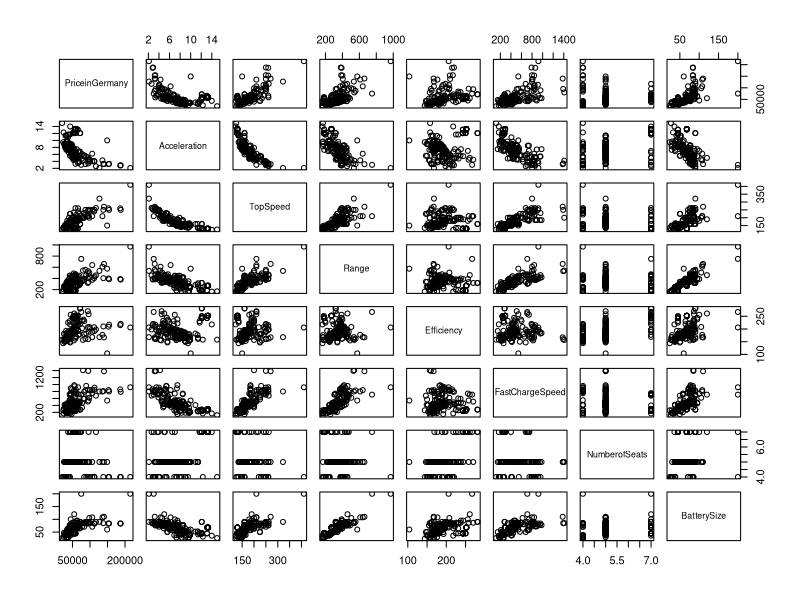
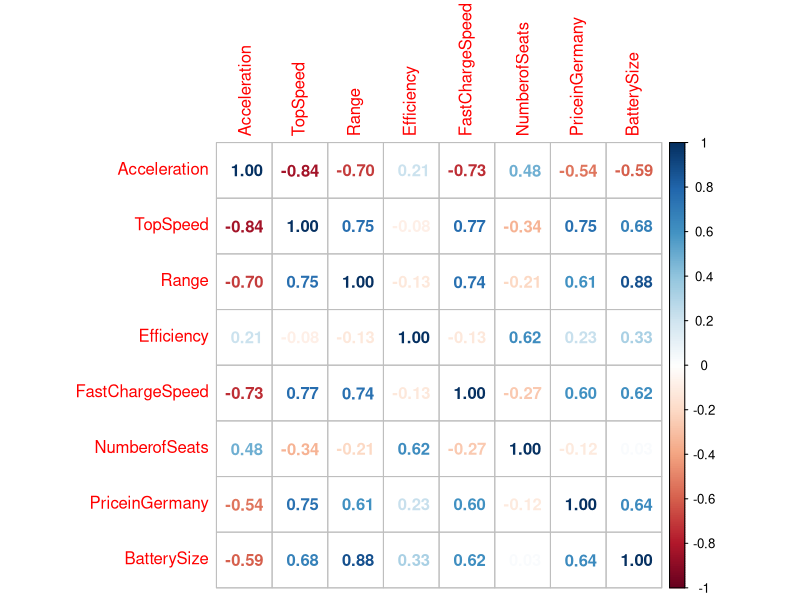
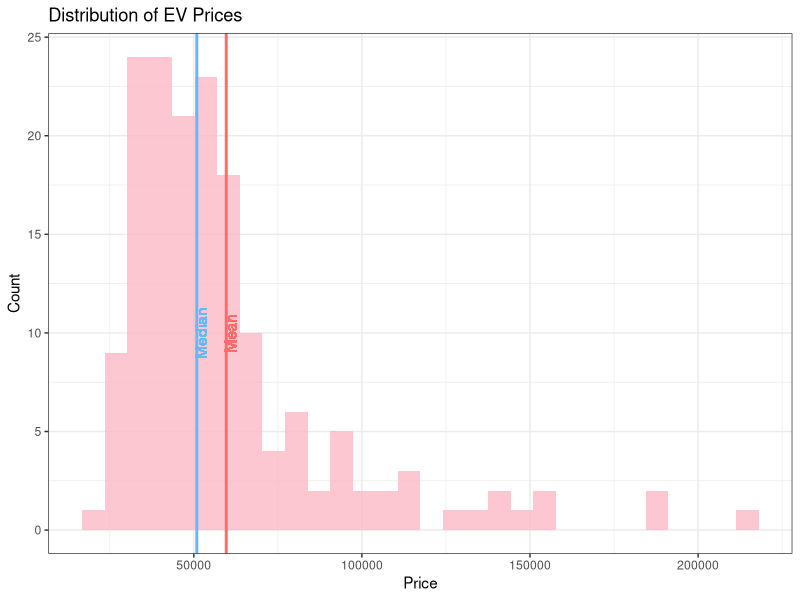
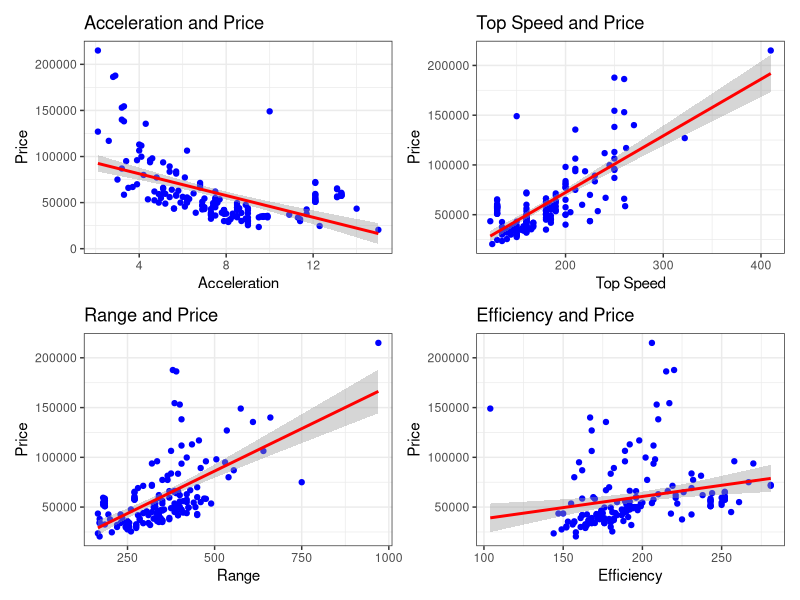

Recreate these plots in R, in order.
## ---- chunk 1
knitr::opts_chunk$set(echo = TRUE)
library(tidyverse)
library(readxl)
library(MASS)
library(car)
library(corrplot)
library(patchwork)
## ---- chunk 2
ev <- read_xlsx('Electric Vehicle Data/Cheapestelectriccars-EVDatabase.xlsx', 
                sheet = 'Cheapestelectriccars- UTF8')
## ---- chunk 3
# Convert Character Vectors into useable numeric vectors
ev$BatterySize <- as.numeric(gsub(".* ([0-9]{2,3}[.]*[0-9]*) kWh", "\\1", ev$Subtitle))
libra_strip <- gsub(".([0-9]{2,3},[0-9]{3})", "\\1", ev$PriceinUK) # strip the libra symbol
ev$PriceinUK <- as.numeric(gsub(",", "", libra_strip))
ev$Acceleration <- as.numeric(gsub(" sec", "", ev$Acceleration))
ev$TopSpeed <- as.numeric(gsub(" km/h", "", ev$TopSpeed))
ev$Range <- as.numeric(gsub(" km", "", ev$Range))
ev$Efficiency <- as.numeric(gsub(" Wh/km", "", ev$Efficiency))
ev$FastChargeSpeed <- as.numeric(gsub(" km/h", "", ev$FastChargeSpeed))
ev$Drive <- as.factor(ev$Drive)
ev$PriceinGermany <- as.numeric(ev$PriceinGermany)
ev <- ev[,-2] #removing subtitle column
## ---- chunk 4
# Limit ev to complete records, German Prices
ev <- ev[complete.cases(cbind(ev$FastChargeSpeed, ev$PriceinGermany)),]
attach(ev)
## ---- chunk 5
head(ev)
## ---- chunk 6
#summary of Battery Size
summary(BatterySize)
## ---- chunk 7
#summary of EV prices in Germany
summary(PriceinGermany)
## ---- chunk 8
#summary of Top speed
summary(TopSpeed)
## ---- chunk 9
#summary of Battery Range
summary(Range)
## ---- chunk 10
ev_numeric <- ev[, -c(1,7,10 )] #Creating numeric data frame for correlation plots and removing price in UK
pairs(PriceinGermany~., ev_numeric)
## ---- chunk 11
corrplot(cor(ev_numeric), method = "number")
## ---- chunk 12
ggplot(ev_numeric, aes(x = PriceinGermany)) +    
  geom_histogram(alpha = 0.8,fill = "#fcb9c6") +
  geom_vline(aes(xintercept = mean(PriceinGermany)),col='indianred1',size=1)+ #Vertical Line for Mean
  geom_text(aes(x=mean(PriceinGermany) + 1250, label="Mean", y=10), colour="indianred1", angle=90) +
  geom_vline(aes(xintercept = median(PriceinGermany)),col='steelblue1',size=1)+ #Vertical Line for Median
  geom_text(aes(x=median(PriceinGermany) + 1250, label="Median", y=10), colour="steelblue1", angle=90) +
  labs(x= 'Price',y = 'Count', title = paste("Distribution of EV Prices")) +
  theme_bw()
## ---- chunk 13
v1 <- ggplot(ev_numeric, aes(x=Acceleration,y=PriceinGermany))+
  geom_point(color = "blue")+
  
  stat_smooth(aes(x=Acceleration,y=PriceinGermany),method="lm", color="red")+ #code for trend line
  theme_bw()+
  labs(x = 'Acceleration', 
       y = 'Price', 
       title = 'Acceleration and Price')

v2 <- ggplot(ev_numeric, aes(x=TopSpeed,y=PriceinGermany))+
  geom_point(color = "blue")+
  
  stat_smooth(aes(x=TopSpeed,y=PriceinGermany),method="lm", color="red")+ #code for trend line
  theme_bw()+
  labs(x = 'Top Speed', 
       y = 'Price', 
       title = 'Top Speed and Price')


v3 <- ggplot(ev_numeric, aes(x=Range,y=PriceinGermany))+
  geom_point(color = "blue")+
  
  stat_smooth(aes(x=Range,y=PriceinGermany),method="lm", color="red")+ #code for trend line
  theme_bw()+
  labs(x = 'Range', 
       y = 'Price', 
       title = 'Range and Price')


v4 <- ggplot(ev_numeric, aes(x=Efficiency,y=PriceinGermany))+
  geom_point(color = "blue")+
  
  stat_smooth(aes(x=Efficiency,y=PriceinGermany),method="lm", color="red")+ #code for trend line
  theme_bw()+
  labs(x = 'Efficiency', 
       y = 'Price', 
       title = 'Efficiency and Price')

patch = v1 + v2 + v3 + v4 + plot_layout(ncol=2, nrow=2) #patching all graphs in one frame
patch
